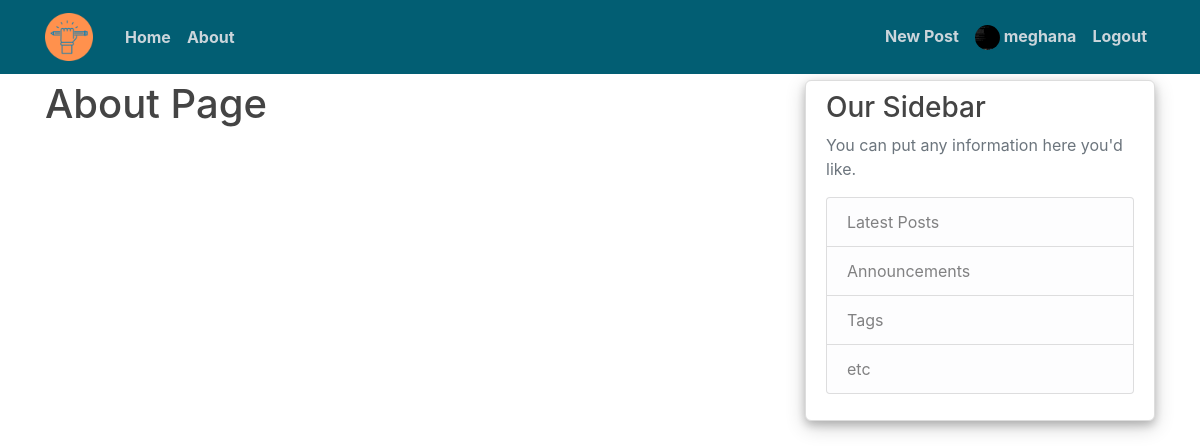
/about (signed in), run on the app's committed database.
### flaskApp/models.py (models this page shows, shortened)
class User(db.Model, UserMixin):
    id = db.Column(db.Integer, primary_key=True)
    username = db.Column(db.String(20), unique=True, nullable=False)
    email = db.Column(db.String(120), unique=True, nullable=False)
    designation = db.Column(db.String(50), nullable=False)
    dept = db.Column(db.String(150), nullable=False)
    image_file = db.Column(db.String(20), nullable=False, default='default.jpg')
    password = db.Column(db.String(60), nullable=False)
    is_admin = db.Column(db.Boolean, default=False, nullable=False)
    posts = db.relationship('Post', backref='author', lazy=True)
    answers = db.relationship('Answer', backref='author', lazy=True)

### flaskApp/main/routes.py (the view)
@main.route("/about")
def about():
    return render_template('about.html', title='About')

### flaskApp/models.py (called while the page is built)
@login_manager.user_loader
def load_user(user_id):
    return User.query.get(int(user_id))

### flaskApp/templates/about.html
{% extends "layout.html" %}
{% block content %}
    <h1>About Page</h1>
{% endblock content %}

### flaskApp/templates/layout.html (shortened to what this page needs)
<!DOCTYPE html>
<html>
<head>
    <link rel="stylesheet" href="https://maxcdn.bootstrapcdn.com/bootstrap/4.0.0/css/bootstrap.min.css">
    <link rel="stylesheet" type="text/css" href="{{ url_for('static', filename='main.css') }}">
</head>
<body>
    <header class="site-header">
      <nav class="navbar navbar-expand-md navbar-dark bg-steel fixed-top">
        <div class="container">
          <a class="navbar-brand mr-4" href="/"><img src="{{url_for('static', filename='favicon.ico')}}"></a>
          <div class="collapse navbar-collapse" id="navbarToggle">
            <div class="navbar-nav mr-auto">
              <a class="nav-item nav-link" href="{{ url_for('main.home') }}">Home</a>
              <a class="nav-item nav-link" href="{{ url_for('main.about') }}">About</a>
            </div>
            <div class="navbar-nav">
              {% if current_user.is_authenticated %}
                {% if current_user.is_admin == True %}
                  <a class="nav-item nav-link" href="{{ url_for('users.all_posts') }}">All Posts</a>
                  <a class="nav-item nav-link" href="{{ url_for('users.admin_account') }}"><img class="rounded-circle" src="{{ url_for('static', filename='profile_pics/' + current_user.image_file) }}" height=25 width=25> {{ current_user.username }}</a>
                  <a class="nav-item nav-link" href="{{ url_for('users.logout') }}">Logout</a>
                {% else %}
                  <a class="nav-item nav-link" href="{{ url_for('posts.new_post') }}">New Post</a>
                  <a class="nav-item nav-link" href="{{ url_for('users.account') }}"><img class="rounded-circle" src="{{ url_for('static', filename='profile_pics/' + current_user.image_file) }}" height=25 width=25> {{ current_user.username }}</a>
                  <a class="nav-item nav-link" href="{{ url_for('users.logout') }}">Logout</a>
                {% endif %}
              {% else %}
                <a class="nav-item nav-link" href="{{ url_for('users.login') }}">Login</a>
                <a class="nav-item nav-link" href="{{ url_for('users.register') }}">Register</a>
              {% endif %}
            </div>
          </div>
        </div>
      </nav>
    </header>
    <main role="main" class="container">
      <div class="row">
        <div class="col-md-8">
          {% block content %}{% endblock %}
        </div>
        <div class="col-md-4">
          <div class="content-section">
            <h3>Our Sidebar</h3>
            <p class='text-muted'>You can put any information here you'd like.
              <ul class="list-group">
                <li class="list-group-item list-group-item-light">Latest Posts</li>
                <li class="list-group-item list-group-item-light">Announcements</li>
                <li class="list-group-item list-group-item-light">Tags</li>
                <li class="list-group-item list-group-item-light">etc</li>
              </ul>
            </p>
          </div>
        </div>
      </div>
    </main>
</body>
</html>

### flaskApp/static/main.css (style rules this page uses)
body { background: #ffffff; color: #333333; margin-top: 5rem; }
h1, h2, h3, h4, h5, h6 { color: #444444; }
.bg-steel { background-color: #025E73; }
.site-header .navbar-nav .nav-link { color: #cbd5db; font-weight: bold; }
.content-section { background: #ffffff; padding: 10px 20px; border: 1px solid #dddddd; border-radius: 6px; margin-bottom: 20px; box-shadow: 0 4px 8px 0 rgba(0, 0, 0, 0.2), 0 6px 20px 0 rgba(0, 0, 0, 0.19); }

### data on the page
User: image_file (picture), username "meghana"
